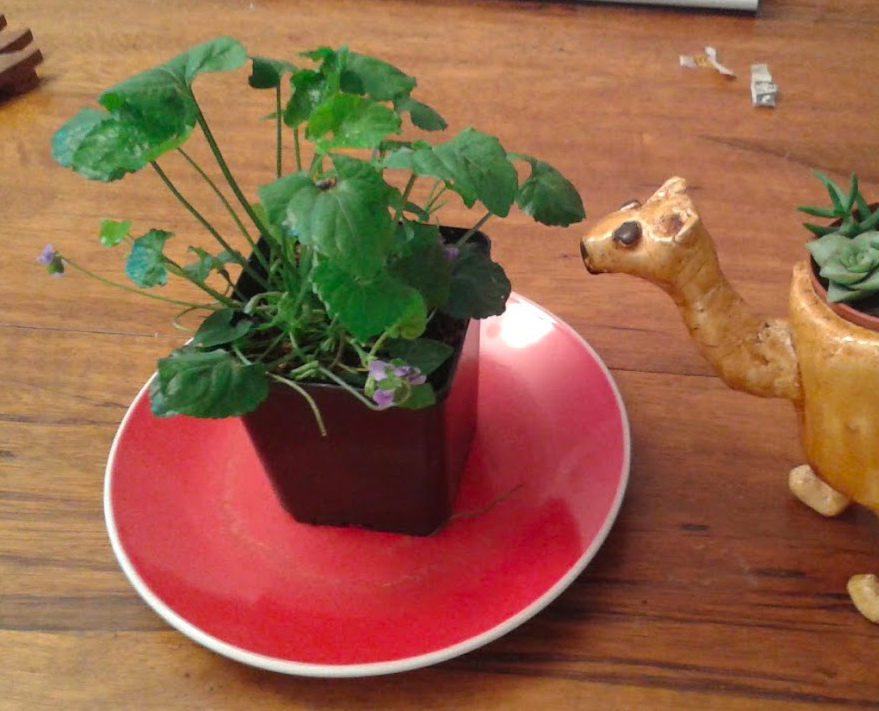
#> input picture 4_form/imgs/sample.png, 879 x 711 px
$ jupyter execute --allow-errors 4_form.ipynb   (shell and % lines are left out)   (older library calls are emulated)
#> lines starting #> are read from the running program, lines starting #| are printed output that depends on the picture
# Forms

## Libraries

[cell 1]
import numpy as np
import skimage
import matplotlib.pyplot as plt
from matplotlib import gridspec

from glob import glob
from random import shuffle

from skimage import io
from skimage import color
from skimage import filters
from skimage import feature
from skimage import data

from sklearn.svm import LinearSVC

import warnings
warnings.filterwarnings("ignore")

## HoG

_**H**istogram **o**f **G**ragient_ is a well known feature descriptor introduced in 2005 by peoples from INRIA.

[There](./Dalal-cvpr05.pdf) is a paper about how the HoG descriptor could be used for pedestrian detection.

The HoG feature descriptor is made of several steps:

- gradient computation (measure how much the image vary horitontaly and verticaly)

(original image, gradient in x axis, gradient in y axis)

- direction and magnitude computation

- histogram creation (build a small histogram about how much the direction vary in the block)

- block normalization (normalize each block to be light invariant)

We will see bellow how the HoG descriptor of an image look like...

[cell 2]
img     = io.imread("imgs/sample.png", as_grey=True)
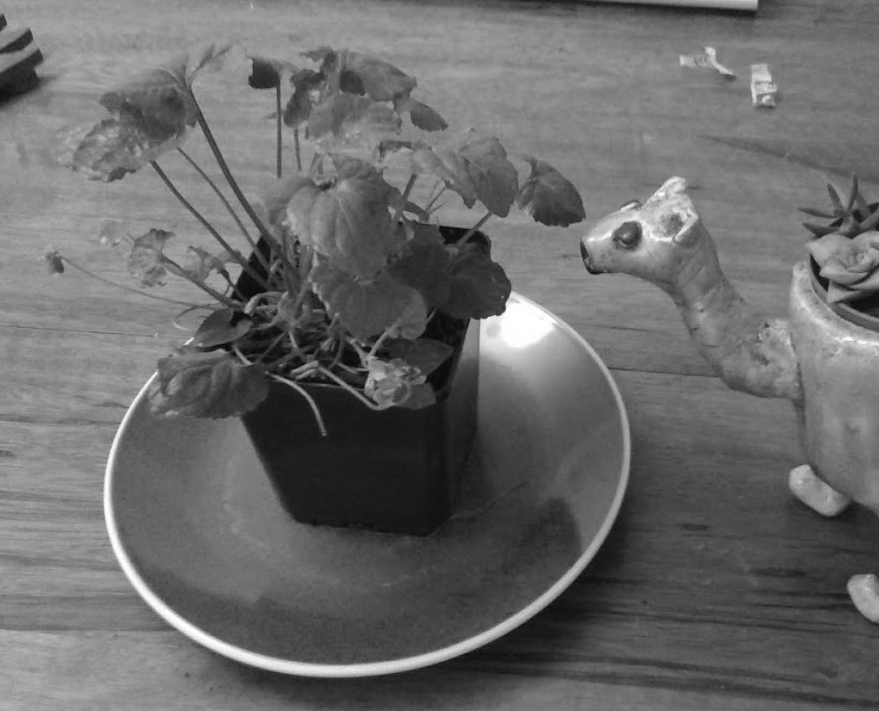
#> img: shape (711, 879) float64; min 0.00561, max 1, mean 0.417
hog_descriptor, hog_visualization = feature.hog(
    img,
    orientations=8,             #how many bins in the histogram
    pixels_per_cell=(32, 32),   #size of the cells inside a block
    cells_per_block=(8,   8),   #how many cells in a block
    visualise=True,             #to return a visualisation of the HoG feature
    feature_vector=True
)
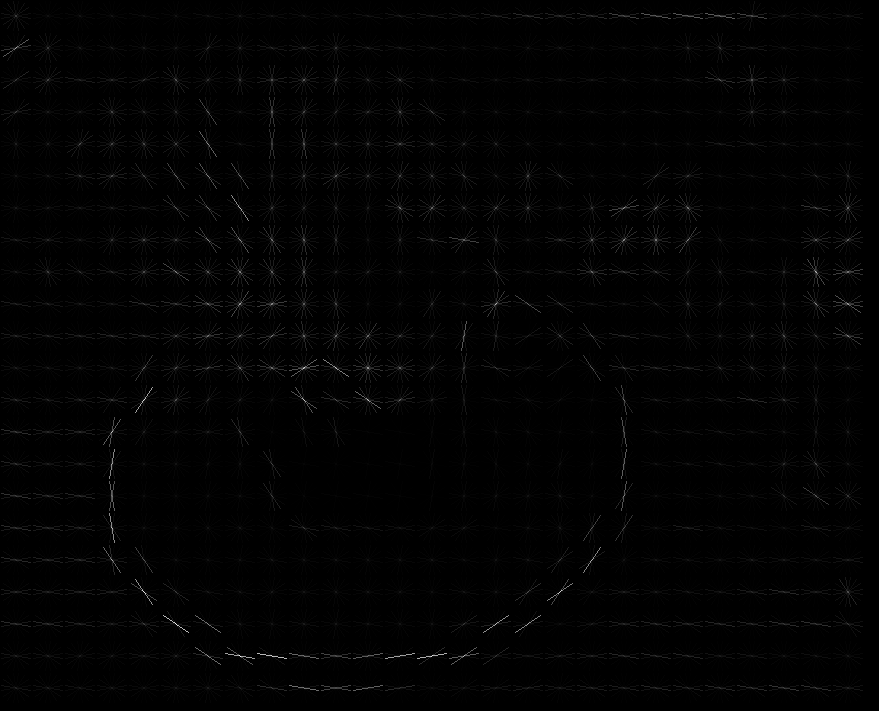
#> hog_visualization: shape (711, 879) float64; min 0, max 0.0924, mean 0.000874; drawn with min black and max white

plt.title("Original Image")
plt.axis("off")
plt.imshow(img, cmap='gray')
plt.show()

plt.title("HoG Image Visualisation")
plt.axis("off")
plt.imshow(hog_visualization, cmap='gray')
plt.show()

print("shape of the original image : ", img.shape)
#| shape of the original image :  (711, 879)
print("shape of the hog descriptor of this image : ", hog_descriptor.shape)
#| shape of the hog descriptor of this image :  (153600,)
